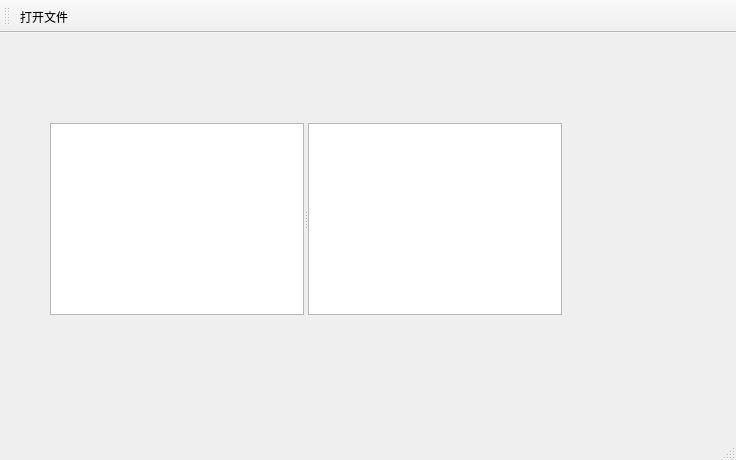
<?xml version="1.0" encoding="UTF-8"?>
<ui version="4.0">
 <class>MainWindow</class>
 <widget class="QMainWindow" name="MainWindow">
  <property name="geometry">
   <rect>
    <x>0</x>
    <y>0</y>
    <width>736</width>
    <height>460</height>
   </rect>
  </property>
  <property name="windowTitle">
   <string>MainWindow</string>
  </property>
  <widget class="QWidget" name="centralWidget">
   <widget class="QSplitter" name="splitter">
    <property name="geometry">
     <rect>
      <x>50</x>
      <y>90</y>
      <width>512</width>
      <height>192</height>
     </rect>
    </property>
    <property name="orientation">
     <enum>Qt::Horizontal</enum>
    </property>
    <widget class="QTableView" name="tableView"/>
    <widget class="QPlainTextEdit" name="plainTextEdit"/>
   </widget>
  </widget>
  <widget class="QMenuBar" name="menuBar">
   <property name="geometry">
    <rect>
     <x>0</x>
     <y>0</y>
     <width>736</width>
     <height>28</height>
    </rect>
   </property>
  </widget>
  <widget class="QToolBar" name="mainToolBar">
   <attribute name="toolBarArea">
    <enum>TopToolBarArea</enum>
   </attribute>
   <attribute name="toolBarBreak">
    <bool>false</bool>
   </attribute>
   <addaction name="actOpen"/>
  </widget>
  <widget class="QStatusBar" name="statusBar"/>
  <action name="actOpen">
   <property name="text">
    <string>打开文件</string>
   </property>
  </action>
  <action name="actSave">
   <property name="text">
    <string>另存文件</string>
   </property>
   <property name="toolTip">
    <string>另存文件</string>
   </property>
  </action>
  <action name="actAppend">
   <property name="text">
    <string>添加行</string>
   </property>
  </action>
  <action name="actInsert">
   <property name="text">
    <string>插入行</string>
   </property>
  </action>
  <action name="actDelete">
   <property name="text">
    <string>删除行</string>
   </property>
  </action>
  <action name="actExit">
   <property name="text">
    <string>退出</string>
   </property>
  </action>
  <action name="actModelData">
   <property name="text">
    <string>模型数据预览</string>
   </property>
  </action>
  <action name="actAlignLeft">
   <property name="text">
    <string>居左</string>
   </property>
  </action>
  <action name="actAlignCenter">
   <property name="text">
    <string>居中</string>
   </property>
  </action>
  <action name="actAlignRight">
   <property name="text">
    <string>居右</string>
   </property>
  </action>
  <action name="actFontBold">
   <property name="text">
    <string>粗体</string>
   </property>
  </action>
 </widget>
 <layoutdefault spacing="6" margin="11"/>
 <resources/>
 <connections/>
</ui>
